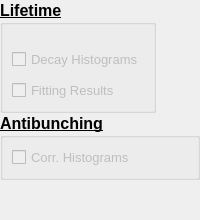
               <widget class="QFrame" name="frame_2">
                <property name="sizePolicy">
                 <sizepolicy hsizetype="Fixed" vsizetype="Preferred">
                  <horstretch>0</horstretch>
                  <verstretch>0</verstretch>
                 </sizepolicy>
                </property>
                <property name="minimumSize">
                 <size>
                  <width>0</width>
                  <height>0</height>
                 </size>
                </property>
                <property name="frameShape">
                 <enum>QFrame::NoFrame</enum>
                </property>
                <property name="frameShadow">
                 <enum>QFrame::Raised</enum>
                </property>
                <layout class="QVBoxLayout" name="verticalLayout_4">
                 <property name="spacing">
                  <number>0</number>
                 </property>
                 <property name="leftMargin">
                  <number>0</number>
                 </property>
                 <property name="topMargin">
                  <number>0</number>
                 </property>
                 <property name="rightMargin">
                  <number>0</number>
                 </property>
                 <property name="bottomMargin">
                  <number>0</number>
                 </property>
                 <item>
                  <widget class="QGroupBox" name="gbxExport_Lifetimes">
                   <property name="enabled">
                    <bool>true</bool>
                   </property>
                   <property name="sizePolicy">
                    <sizepolicy hsizetype="Fixed" vsizetype="Minimum">
                     <horstretch>0</horstretch>
                     <verstretch>0</verstretch>
                    </sizepolicy>
                   </property>
                   <property name="minimumSize">
                    <size>
                     <width>0</width>
                     <height>0</height>
                    </size>
                   </property>
                   <property name="font">
                    <font>
                     <pointsize>12</pointsize>
                     <weight>75</weight>
                     <bold>true</bold>
                     <underline>true</underline>
                    </font>
                   </property>
                   <property name="title">
                    <string>Lifetime</string>
                   </property>
                   <layout class="QVBoxLayout" name="verticalLayout_10">
                    <property name="spacing">
                     <number>10</number>
                    </property>
                    <item>
                     <spacer name="verticalSpacer_6">
                      <property name="orientation">
                       <enum>Qt::Vertical</enum>
                      </property>
                      <property name="sizeType">
                       <enum>QSizePolicy::Fixed</enum>
                      </property>
                      <property name="sizeHint" stdset="0">
                       <size>
                        <width>20</width>
                        <height>15</height>
                       </size>
                      </property>
                     </spacer>
                    </item>
                    <item>
                     <widget class="QCheckBox" name="chbEx_Hist">
                      <property name="enabled">
                       <bool>false</bool>
                      </property>
                      <property name="font">
                       <font>
                        <pointsize>10</pointsize>
                        <weight>50</weight>
                        <bold>false</bold>
                        <underline>false</underline>
                       </font>
                      </property>
                      <property name="text">
                       <string>Decay Histograms</string>
                      </property>
                     </widget>
                    </item>
                    <item>
                     <widget class="QCheckBox" name="chbEx_Lifetimes">
                      <property name="enabled">
                       <bool>false</bool>
                      </property>
                      <property name="font">
                       <font>
                        <pointsize>10</pointsize>
                        <weight>50</weight>
                        <bold>false</bold>
                        <underline>false</underline>
                       </font>
                      </property>
                      <property name="text">
                       <string>Fitting Results</string>
                      </property>
                     </widget>
                    </item>
                   </layout>
                  </widget>
                 </item>
                 <item alignment="Qt::AlignTop">
                  <widget class="QGroupBox" name="groupBox">
                   <property name="sizePolicy">
                    <sizepolicy hsizetype="Preferred" vsizetype="Expanding">
                     <horstretch>0</horstretch>
                     <verstretch>0</verstretch>
                    </sizepolicy>
                   </property>
                   <property name="font">
                    <font>
                     <pointsize>12</pointsize>
                     <weight>75</weight>
                     <bold>true</bold>
                     <underline>true</underline>
                    </font>
                   </property>
                   <property name="title">
                    <string>Antibunching</string>
                   </property>
                   <layout class="QVBoxLayout" name="verticalLayout_13">
                    <item>
                     <widget class="QCheckBox" name="chbEx_Corr">
                      <property name="enabled">
                       <bool>false</bool>
                      </property>
                      <property name="font">
                       <font>
                        <pointsize>10</pointsize>
                        <weight>50</weight>
                        <bold>false</bold>
                        <underline>false</underline>
                       </font>
                      </property>
                      <property name="text">
                       <string>Corr. Histograms</string>
                      </property>
                     </widget>
                    </item>
                   </layout>
                  </widget>
                 </item>
                 <item>
                  <spacer name="verticalSpacer">
                   <property name="orientation">
                    <enum>Qt::Vertical</enum>
                   </property>
                   <property name="sizeType">
                    <enum>QSizePolicy::MinimumExpanding</enum>
                   </property>
                   <property name="sizeHint" stdset="0">
                    <size>
                     <width>20</width>
                     <height>40</height>
                    </size>
                   </property>
                  </spacer>
                 </item>
                </layout>
               </widget>
